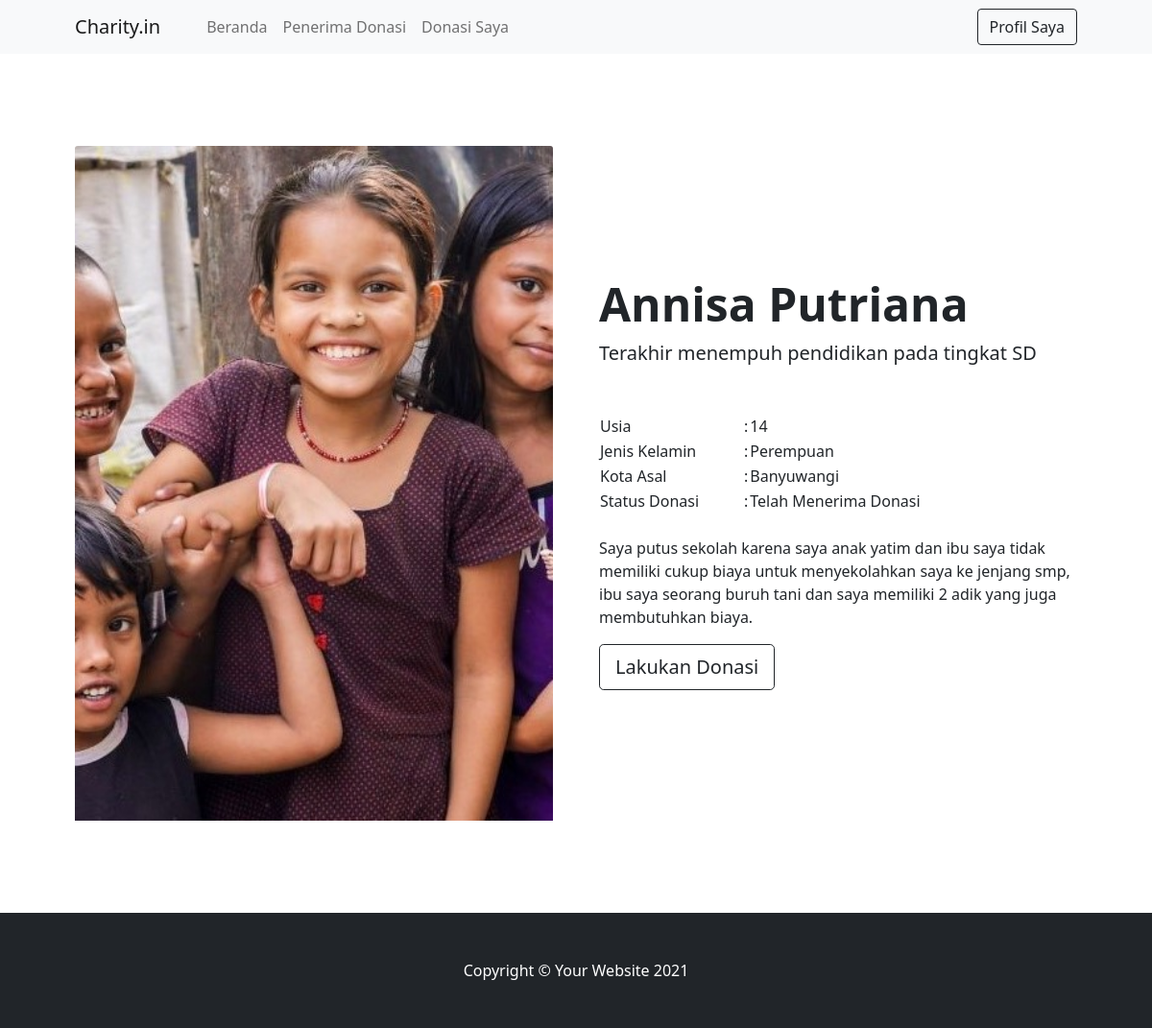
Page /project/public/Penerima_donasi/detail/1 (signed in) on the committed database.
### tables this page shows
CREATE TABLE `daftar_donasi` (
  `id_person` int(7) NOT NULL,
  `foto` varchar(20) DEFAULT NULL,
  `nama` varchar(50) NOT NULL,
  `usia` int(5) NOT NULL,
  `gender` varchar(15) NOT NULL,
  `asal` varchar(100) NOT NULL,
  `pendidikan` varchar(30) NOT NULL,
  `bio` varchar(255) NOT NULL,
  `status` varchar(50) NOT NULL
);

### project/app/core/Controller.php (called while the page is built, shortened)
<?php
class Controller {
    public function view($view, $data=[]){
        require_once '../app/views/' . $view . '.php';
    }
    public function model($model){
        return new $model;
    }
}

### project/app/controllers/Penerima_donasi.php (called while the page is built, shortened)
<?php
class Penerima_donasi extends Controller{
    public function detail($id){
        $data['penerima_donasi'] = $this->model('Penerima_donasi_model')->getPenerima_donasi_id($id);
        $this->view('penerima_donasi/detail', $data);
    }
}

### project/app/core/App.php (called while the page is built, shortened)
<?php
class App {
    protected $method = 'index';
    protected $params = [];
    public function __construct(){
        $url = $this->parseurl();
        if(file_exists('../app/controllers/' . $url[0] . '.php')){
            unset($url[0]);
        }
        $this->controller = new $this->controller;
        if(isset($url[1])){
            if(method_exists($this->controller, $url[1])){
                $this->method = $url[1];
                unset($url[1]);
            }
        }
        if(!empty($url)){
            $this->params = array_values($url);
        }
        call_user_func_array([$this->controller, $this->method], $this->params);
    }
    public function parseurl(){
        if(isset($_GET['url'])){
            $url = rtrim($_GET['url'], '/');
            $url = filter_var($url, FILTER_SANITIZE_URL);
            $url = explode('/', $url);
            return $url;
        }
    }
}

### project/public/index.php (called while the page is built, shortened)
<?php
$app = new App;

### project/app/core/Database.php (called while the page is built, shortened)
<?php
class Database{
    private $host = db_host;
    private $usn = db_usn;
    private $pass = db_pass;
    private $db_name = db_name;
    private $dbh;
    private $query;
    public function __construct(){
        $condb = 'mysql:host=' . $this->host . ';dbname='. $this->db_name;
        try {
            $this->dbh = new PDO($condb, $this->usn, $this->pass);
        } catch (PDOException $e) {
            die($e->getMessage());
        }
    }
    public function query($q){
        $this->query = $this->dbh->prepare($q);
    }
    public function bind($param, $value, $type = null){
        if(is_null($type)){
            switch(true){
                default:
                    $type = PDO::PARAM_STR;
            }
        }
        $this->query->bindValue($param, $value, $type);
    }
    public function execute(){
        $this->query->execute();
    }
    public function single(){
        $this->execute();
        return $this->query->fetch(PDO::FETCH_ASSOC);
    }
}

### project/app/models/Penerima_donasi_model.php (called while the page is built, shortened)
<?php
class Penerima_donasi_model {
    private $db;
    public function __construct(){
        $this->db = new Database;
    }
    public function getPenerima_donasi_id($id){
        $this->db->query('SELECT * FROM daftar_donasi WHERE id_person=:id');
        $this->db->bind('id',$id);
        return $this->db->single();
    }
}

### project/app/views/penerima_donasi/detail.php (the view, shortened to what this page needs)
<!DOCTYPE html>
<html lang="en">
    <head>
        <link href="https://cdn.jsdelivr.net/npm/bootstrap-icons@1.5.0/font/bootstrap-icons.css" rel="stylesheet" />
        <link href="<?= BASEURL; ?>/css/detail_penerima_donasi.css" rel="stylesheet" />
    </head>
    <body>
        <nav class="navbar navbar-expand-lg navbar-light bg-light">
            <div class="container px-4 px-lg-5">
                <a class="navbar-brand" href="#!">Charity.in</a>
                <div class="collapse navbar-collapse" id="navbarSupportedContent">
                    <ul class="navbar-nav me-auto mb-2 mb-lg-0 ms-lg-4">
                        <li class="nav-item"><a class="nav-link" href="<?= BASEURL; ?>/Beranda">Beranda</a></li>
                        <li class="nav-item"><a class="nav-link" href="<?= BASEURL; ?>/Penerima_donasi">Penerima Donasi</a></li>
                        <li class="nav-item"><a class="nav-link" href="<?= BASEURL; ?>/Donasi_saya">Donasi Saya</a></li>
                    </ul>
                    <form class="d-flex">
                        <div class="text-center"><a class="btn btn-outline-dark mt-auto" href="<?= BASEURL; ?>/Profil">Profil Saya</a></div>
                    </form>
                </div>
            </div>
        </nav>
        <section class="py-5">
            <div class="container px-4 px-lg-5 my-5">
                <div class="row gx-4 gx-lg-5 align-items-center">
                    <div class="col-md-6"><img class="card-img-top mb-5 mb-md-0" src="<?= BASEURL; ?>/img/detail/<?= $data['penerima_donasi']['foto']; ?>.jpg" alt="..." /></div>
                    <div class="col-md-6">
                        <h1 class="display-5 fw-bolder"><?= $data['penerima_donasi']['nama']; ?></h1>
                        <div class="fs-5 mb-5">
                            Terakhir menempuh pendidikan pada tingkat <?= $data['penerima_donasi']['pendidikan']; ?>
                        </div>
                        <table>
                            <tr>
                                <td style="width: 150px;">Usia</td>
                                <td>:</td>
                                <td><?= $data['penerima_donasi']['usia']; ?></td>
                            </tr>
                            <tr>
                                <td>Jenis Kelamin</td>
                                <td>:</td>
                                <td><?= $data['penerima_donasi']['gender']; ?></td>
                            </tr>
                            <tr>
                                <td>Kota Asal</td>
                                <td>:</td>
                                <td><?= $data['penerima_donasi']['asal']; ?></td>
                            </tr>
                            <tr>
                                <td>Status Donasi</td>
                                <td>:</td>
                                <td><?= $data['penerima_donasi']['status']; ?></td>
                            </tr>
                        </table>
                        <br>
                        <p><?= $data['penerima_donasi']['bio']; ?></p>
                        <div class="d-flex">
                            <div class="text-center"><a class="btn btn-outline-dark btn-lg mt-auto" href="<?= BASEURL; ?>/Form_donasi/index/<?= $data['penerima_donasi']['id_person'] ?>">Lakukan Donasi</a></div>
                        </div>
                    </div>
                </div>
            </div>
        </section>
        <footer class="py-5 bg-dark">
            <div class="container"><p class="m-0 text-center text-white">Copyright &copy; Your Website 2021</p></div>
        </footer>
    </body>
</html>

### rows in the picture
daftar_donasi: foto (picture), nama "Annisa Putriana", pendidikan "SD", usia "14", gender "Perempuan", asal "Banyuwangi", status "Telah Menerima Donasi", bio "Saya putus sekolah karena saya anak yatim dan ibu saya tidak memiliki cukup biaya untuk menyekolahkan saya ke jenjang smp, ibu saya seorang buruh tani dan saya memiliki 2 adik yang juga membutuhkan biaya."
